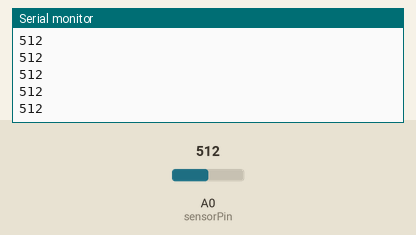
Simulated run of this sketch. Board: Arduino Uno, built with avr-gcc and run on an emulated ATmega328P. On the bench: the last lines printed to the serial monitor. The test bench sets the inputs (shaded band); at power-on: A0 (sensorPin) = 512.

Above: at 1.2 s.
1.3 s: A0 (sensorPin) set to 716
At 1.31 s:
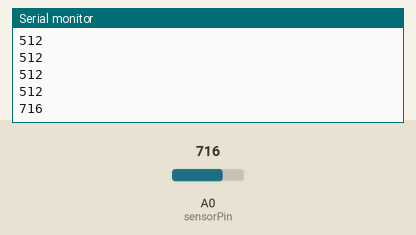
2.8 s: A0 (sensorPin) set to 900
At 2.81 s:
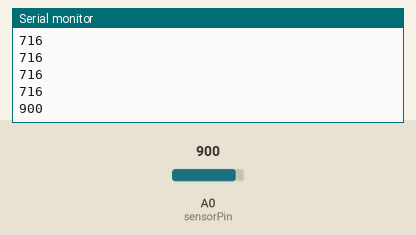
Timing chart, 0 to 5.8 s (numbered marks = the images above; inputs shaded):
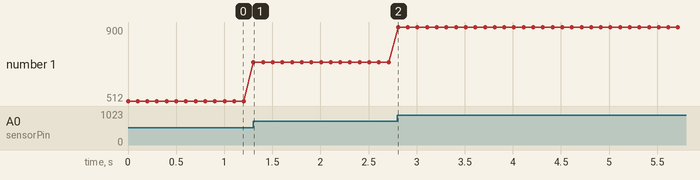

The sketch:

capacitive_soil_sensor_analog_read.ino
```cpp
void setup() {
int sensorPin = A0;    // select the input pin for the sensor
int sensorValue = 0;  // variable to store the value coming from the sensor
Serial.begin(9600);
}

void loop() {
  // read the input on analog pin 0:
  int sensorValue = analogRead(A0);
  // print out the value you read:
  Serial.println(sensorValue);
  delay(100);        // delay in between reads for stability
}
```

Measured:
- after the input at 1.3 s, the serial monitor: prints a new line at once (image 1)
- after the input at 2.8 s, the serial monitor: prints a new line at once (image 2)
- plotted number 1: 512 → 716 after the input at 1.3 s, 716 → 900 after the input at 2.8 s
